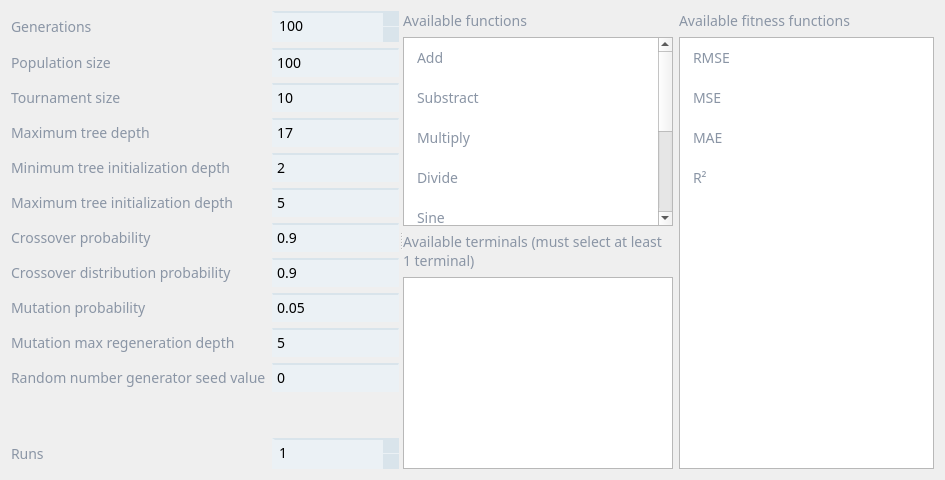
      <widget class="QWidget" name="pageSetup">
       <property name="styleSheet">
        <string notr="true">QWidget#pageSetup
{
background: rgb(255, 255, 255);
}
QListWidget
{
font-family: Dosis;
font-weight: medium;
font-size:14px;
color: rgb(138,149,165);
}

QListWidget::item:hover 
{ 
background: rgb(235,241,245);
}

QListWidget::item:selected 
{ 
background: qlineargradient(spread:pad, x1:0, y1:0, x2:1, y2:1, stop:0 rgb(40, 183, 121), stop:1 rgb(23, 166, 104)); 
}

QListWidget::item 
{ 
border-bottom: 2px gray; 
padding: 10px; 
}


QLabel
{
color: rgb(138,149,165);
font-family: Dosis;
font-weight: medium;
font-size:14px;
}

QLineEdit
{
background: rgb(235,241,245);
border-top: 2px solid #d9e4eb;
padding: 2px;
font-family: Dosis;
font-weight: medium;
font-size:14px;
}

QSpinBox
{
background: rgb(235,241,245);
border-top: 2px solid #d9e4eb;
padding: 2px;
font-family: Dosis;
font-weight: medium;
font-size:14px;
}

QSpinBox::up-button {
    subcontrol-origin: border;
    subcontrol-position: top right; /* position at the top right corner */
	background: #d9e4eb;
    border-width: 1px;
}
QSpinBox::up-arrow {
    image: url(:/icons/up_arrow.png);
    width: 7px;
    height: 7px;
}

QSpinBox::down-arrow {
    image: url(:/icons/down_arrow.png);
    width: 7px;
    height: 7px;
}
QSpinBox::up-button:hover {
background: #00acef;
}

QSpinBox::up-button:pressed {
background: #1094e8;
}
QSpinBox::down-button {
    subcontrol-origin: border;
    subcontrol-position: bottom right; /* position at bottom right corner */
	background: #d9e4eb;
    border-width: 1px;
}

QSpinBox::down-button:hover {
background: #00acef;
}
QSpinBox::down-button:pressed {
background: #1094e8;
}</string>
       </property>
       <layout class="QGridLayout" name="gridLayout_3">
        <item row="0" column="0">
         <widget class="QSplitter" name="splitter_3">
          <property name="orientation">
           <enum>Qt::Horizontal</enum>
          </property>
          <widget class="QWidget" name="layoutWidget">
           <layout class="QGridLayout" name="gridLayout_7">
            <item row="8" column="0">
             <widget class="QLabel" name="label_12">
              <property name="styleSheet">
               <string notr="true">QLabel
{
color: rgb(138,149,165);
font-family: Dosis;
font-weight: medium;
font-size:14px;
}</string>
              </property>
              <property name="text">
               <string>Mutation probability</string>
              </property>
             </widget>
            </item>
            <item row="8" column="1">
             <widget class="QLineEdit" name="lineEdit_11">
              <property name="text">
               <string>0.05</string>
              </property>
             </widget>
            </item>
            <item row="1" column="0">
             <widget class="QLabel" name="label_13">
              <property name="text">
               <string>Population size</string>
              </property>
             </widget>
            </item>
            <item row="9" column="1">
             <widget class="QLineEdit" name="lineEdit_12">
              <property name="text">
               <string>5</string>
              </property>
             </widget>
            </item>
            <item row="5" column="0">
             <widget class="QLabel" name="label_7">
              <property name="text">
               <string>Maximum tree initialization depth</string>
              </property>
             </widget>
            </item>
            <item row="3" column="1">
             <widget class="QLineEdit" name="lineEdit_4">
              <property name="text">
               <string>17</string>
              </property>
             </widget>
            </item>
            <item row="7" column="1">
             <widget class="QLineEdit" name="lineEdit_7">
              <property name="text">
               <string>0.9</string>
              </property>
             </widget>
            </item>
            <item row="4" column="0">
             <widget class="QLabel" name="label_9">
              <property name="text">
               <string>Minimum tree initialization depth</string>
              </property>
             </widget>
            </item>
            <item row="0" column="0">
             <widget class="QLabel" name="label_8">
              <property name="text">
               <string>Generations</string>
              </property>
             </widget>
            </item>
            <item row="1" column="1">
             <widget class="QLineEdit" name="lineEdit_5">
              <property name="inputMethodHints">
               <set>Qt::ImhNone</set>
              </property>
              <property name="text">
               <string>100</string>
              </property>
             </widget>
            </item>
            <item row="2" column="0">
             <widget class="QLabel" name="label_10">
              <property name="text">
               <string>Tournament size</string>
              </property>
             </widget>
            </item>
            <item row="9" column="0">
             <widget class="QLabel" name="label_11">
              <property name="styleSheet">
               <string notr="true">QLabel
{
color: rgb(138,149,165);
font-family: Dosis;
font-weight: medium;
font-size:14px;
}</string>
              </property>
              <property name="text">
               <string>Mutation max regeneration depth</string>
              </property>
             </widget>
            </item>
            <item row="4" column="1">
             <widget class="QLineEdit" name="lineEdit_6">
              <property name="text">
               <string>2</string>
              </property>
             </widget>
            </item>
            <item row="5" column="1">
             <widget class="QLineEdit" name="lineEdit_8">
              <property name="text">
               <string>5</string>
              </property>
             </widget>
            </item>
            <item row="2" column="1">
             <widget class="QLineEdit" name="lineEdit_9">
              <property name="text">
               <string>10</string>
              </property>
             </widget>
            </item>
            <item row="6" column="1">
             <widget class="QLineEdit" name="lineEdit_10">
              <property name="text">
               <string>0.9</string>
              </property>
             </widget>
            </item>
            <item row="0" column="1">
             <widget class="QSpinBox" name="spinBox">
              <property name="maximum">
               <number>10000</number>
              </property>
              <property name="value">
               <number>100</number>
              </property>
             </widget>
            </item>
            <item row="3" column="0">
             <widget class="QLabel" name="label_14">
              <property name="text">
               <string>Maximum tree depth</string>
              </property>
             </widget>
            </item>
            <item row="6" column="0">
             <widget class="QLabel" name="label_15">
              <property name="text">
               <string>Crossover probability</string>
              </property>
             </widget>
            </item>
            <item row="7" column="0">
             <widget class="QLabel" name="label_16">
              <property name="text">
               <string>Crossover distribution probability</string>
              </property>
             </widget>
            </item>
            <item row="10" column="0">
             <widget class="QLabel" name="label_17">
              <property name="styleSheet">
               <string notr="true">QLabel
{
color: rgb(138,149,165);
font-family: Dosis;
font-weight: medium;
font-size:14px;
}</string>
              </property>
              <property name="text">
               <string>Random number generator seed value</string>
              </property>
             </widget>
            </item>
            <item row="10" column="1">
             <widget class="QLineEdit" name="lineEdit_13">
              <property name="text">
               <string>0</string>
              </property>
             </widget>
            </item>
            <item row="11" column="1">
             <spacer name="verticalSpacer">
              <property name="orientation">
               <enum>Qt::Vertical</enum>
              </property>
              <property name="sizeHint" stdset="0">
               <size>
                <width>20</width>
                <height>40</height>
               </size>
              </property>
             </spacer>
            </item>
            <item row="11" column="0">
             <spacer name="verticalSpacer_2">
              <property name="orientation">
               <enum>Qt::Vertical</enum>
              </property>
              <property name="sizeHint" stdset="0">
               <size>
                <width>20</width>
                <height>40</height>
               </size>
              </property>
             </spacer>
            </item>
            <item row="12" column="0">
             <widget class="QLabel" name="label_25">
              <property name="text">
               <string>Runs</string>
              </property>
             </widget>
            </item>
            <item row="12" column="1">
             <widget class="QSpinBox" name="spinBoxRuns">
              <property name="minimum">
               <number>1</number>
              </property>
             </widget>
            </item>
           </layout>
          </widget>
          <widget class="QWidget" name="horizontalLayoutWidget">
           <layout class="QHBoxLayout" name="horizontalLayout">
            <item>
             <layout class="QVBoxLayout" name="verticalLayout_6">
              <item>
               <widget class="QLabel" name="label_19">
                <property name="text">
                 <string>Available functions</string>
                </property>
               </widget>
              </item>
              <item>
               <widget class="QListWidget" name="listFunctions">
                <property name="focusPolicy">
                 <enum>Qt::NoFocus</enum>
                </property>
                <property name="layoutDirection">
                 <enum>Qt::LeftToRight</enum>
                </property>
                <property name="autoFillBackground">
                 <bool>false</bool>
                </property>
                <property name="styleSheet">
                 <string notr="true"/>
                </property>
                <property name="sizeAdjustPolicy">
                 <enum>QAbstractScrollArea::AdjustToContents</enum>
                </property>
                <property name="selectionMode">
                 <enum>QAbstractItemView::MultiSelection</enum>
                </property>
                <property name="iconSize">
                 <size>
                  <width>24</width>
                  <height>24</height>
                 </size>
                </property>
                <property name="movement">
                 <enum>QListView::Static</enum>
                </property>
                <property name="flow">
                 <enum>QListView::TopToBottom</enum>
                </property>
                <property name="isWrapping" stdset="0">
                 <bool>false</bool>
                </property>
                <property name="resizeMode">
                 <enum>QListView::Adjust</enum>
                </property>
                <property name="layoutMode">
                 <enum>QListView::SinglePass</enum>
                </property>
                <property name="viewMode">
                 <enum>QListView::ListMode</enum>
                </property>
                <item>
                 <property name="text">
                  <string>Add</string>
                 </property>
                 <property name="icon">
                  <iconset resource="images.qrc">
                   <normaloff>:/icons/add_normal.png</normaloff>
                   <selectedoff>:/icons/add_selected.png</selectedoff>:/icons/add_normal.png</iconset>
                 </property>
                </item>
                <item>
                 <property name="text">
                  <string>Substract</string>
                 </property>
                 <property name="icon">
                  <iconset resource="images.qrc">
                   <normaloff>:/icons/substract_normal.png</normaloff>
                   <selectedoff>:/icons/substract_selected.png</selectedoff>:/icons/substract_normal.png</iconset>
                 </property>
                </item>
                <item>
                 <property name="text">
                  <string>Multiply</string>
                 </property>
                 <property name="icon">
                  <iconset resource="images.qrc">
                   <normaloff>:/icons/multiply_normal.png</normaloff>
                   <selectedoff>:/icons/multiply_selected.png</selectedoff>:/icons/multiply_normal.png</iconset>
                 </property>
                </item>
                <item>
                 <property name="text">
                  <string>Divide</string>
                 </property>
                 <property name="icon">
                  <iconset resource="images.qrc">
                   <normaloff>:/icons/divide_normal.png</normaloff>
                   <selectedoff>:/icons/divide_selected.png</selectedoff>:/icons/divide_normal.png</iconset>
                 </property>
                </item>
                <item>
                 <property name="text">
                  <string>Sine</string>
                 </property>
                 <property name="icon">
                  <iconset>
                   <normalon>:/icons/sin_normal.png</normalon>
                   <selectedoff>:/icons/sin_selected.png</selectedoff>
                  </iconset>
                 </property>
                </item>
                <item>
                 <property name="text">
                  <string>Cosine</string>
                 </property>
                 <property name="icon">
                  <iconset>
                   <normalon>:/icons/cos_normal.png</normalon>
                   <selectedoff>:/icons/cos_selected.png</selectedoff>
                  </iconset>
                 </property>
                </item>
                <item>
                 <property name="text">
                  <string>Logarithm</string>
                 </property>
                 <property name="icon">
                  <iconset resource="images.qrc">
                   <normaloff>:/icons/log_normal.png</normaloff>
                   <selectedoff>:/icons/log_selected.png</selectedoff>:/icons/log_normal.png</iconset>
                 </property>
                </item>
                <item>
                 <property name="text">
                  <string>Exponential</string>
                 </property>
                 <property name="icon">
                  <iconset resource="images.qrc">
                   <normaloff>:/icons/exp_normal.png</normaloff>
                   <selectedoff>:/icons/exp_selected.png</selectedoff>:/icons/exp_normal.png</iconset>
                 </property>
                </item>
               </widget>
              </item>
              <item>
               <widget class="QLabel" name="label_24">
                <property name="text">
                 <string>Available terminals (must select at least 1 terminal)</string>
                </property>
                <property name="wordWrap">
                 <bool>true</bool>
                </property>
               </widget>
              </item>
              <item>
               <widget class="QListWidget" name="listTerminals">
                <property name="focusPolicy">
                 <enum>Qt::NoFocus</enum>
                </property>
                <property name="selectionMode">
                 <enum>QAbstractItemView::MultiSelection</enum>
                </property>
               </widget>
              </item>
             </layout>
            </item>
            <item>
             <layout class="QVBoxLayout" name="verticalLayout_7">
              <item>
               <widget class="QLabel" name="label_18">
                <property name="text">
                 <string>Available fitness functions</string>
                </property>
               </widget>
              </item>
              <item>
               <widget class="QListWidget" name="listFitFunctions">
                <property name="focusPolicy">
                 <enum>Qt::NoFocus</enum>
                </property>
                <property name="toolTip">
                 <string>Please note that selecting multiple measures will slow down runs</string>
                </property>
                <property name="styleSheet">
                 <string notr="true"/>
                </property>
                <property name="selectionMode">
                 <enum>QAbstractItemView::MultiSelection</enum>
                </property>
                <item>
                 <property name="text">
                  <string>RMSE</string>
                 </property>
                </item>
                <item>
                 <property name="text">
                  <string>MSE</string>
                 </property>
                </item>
                <item>
                 <property name="text">
                  <string>MAE</string>
                 </property>
                </item>
                <item>
                 <property name="text">
                  <string>R²</string>
                 </property>
                </item>
               </widget>
              </item>
             </layout>
            </item>
           </layout>
          </widget>
         </widget>
        </item>
       </layout>
      </widget>
